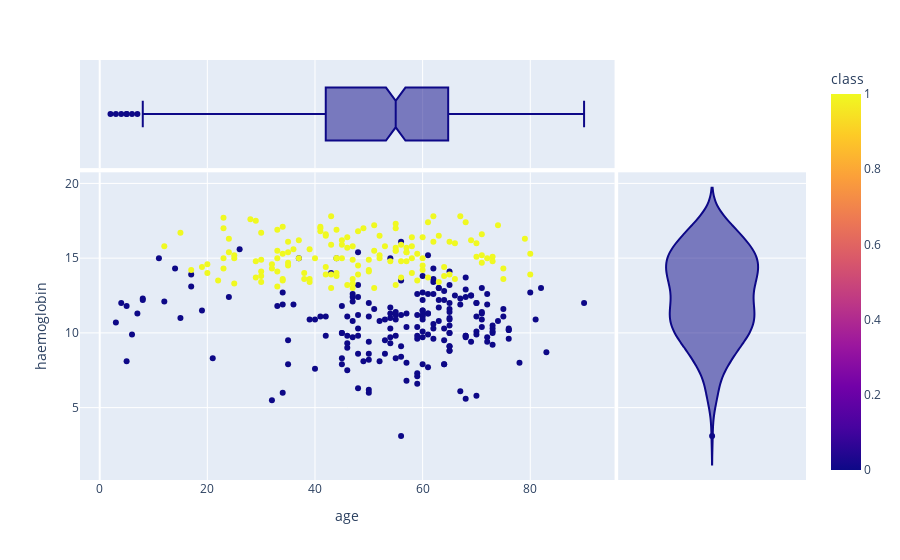

This figure's notebook cell:
### Code cell
px.scatter(df, x="age", y="haemoglobin", color="class", marginal_y="violin", marginal_x="box")

### Figure 1 — Plotly figure (JSON) as saved in the notebook; plotly's stock layout.template omitted (floating-point values rounded to 4 significant figures; data arrays with more than 128 entries replaced by an {"elided": "..."} marker saying what was removed)
{"data": [{"hovertemplate": "age=%{x}<br>haemoglobin=%{y}<br>class=%{marker.color}<extra></extra>", "legendgroup": "", "marker": {"color": {"elided": "400 int values"}, "coloraxis": "coloraxis", "symbol": "circle"}, "mode": "markers", "name": "", "showlegend": false, "type": "scatter", "x": {"elided": "400 int values"}, "xaxis": "x", "y": {"elided": "400 float values"}, "yaxis": "y"}, {"alignmentgroup": "True", "hovertemplate": "age=%{x}<extra></extra>", "legendgroup": "", "marker": {"color": "#0d0887", "symbol": "circle"}, "name": "", "notched": true, "offsetgroup": "", "showlegend": false, "type": "box", "x": {"elided": "400 int values"}, "xaxis": "x3", "yaxis": "y3"}, {"alignmentgroup": "True", "hovertemplate": "haemoglobin=%{y}<extra></extra>", "legendgroup": "", "marker": {"color": "#0d0887", "symbol": "circle"}, "name": "", "offsetgroup": "", "scalegroup": "y", "showlegend": false, "type": "violin", "xaxis": "x2", "y": {"elided": "400 float values"}, "yaxis": "y2"}], "layout": {"coloraxis": {"colorbar": {"title": {"text": "class"}}, "colorscale": [[0, "#0d0887"], [0.1111, "#46039f"], [0.2222, "#7201a8"], [0.3333, "#9c179e"], [0.4444, "#bd3786"], [0.5556, "#d8576b"], [0.6667, "#ed7953"], [0.7778, "#fb9f3a"], [0.8889, "#fdca26"], [1, "#f0f921"]]}, "legend": {"tracegroupgap": 0}, "margin": {"t": 60}, "xaxis": {"anchor": "y", "domain": [0, 0.7363], "title": {"text": "age"}}, "xaxis2": {"anchor": "y2", "domain": [0.7413, 1], "matches": "x2", "showgrid": false, "showline": false, "showticklabels": false, "ticks": ""}, "xaxis3": {"anchor": "y3", "domain": [0, 0.7363], "matches": "x", "showgrid": true, "showticklabels": false}, "xaxis4": {"anchor": "y4", "domain": [0.7413, 1], "matches": "x2", "showgrid": false, "showline": false, "showticklabels": false, "ticks": ""}, "yaxis": {"anchor": "x", "domain": [0, 0.7326], "title": {"text": "haemoglobin"}}, "yaxis2": {"anchor": "x2", "domain": [0, 0.7326], "matches": "y", "showgrid": true, "showticklabels": false}, "yaxis3": {"anchor": "x3", "domain": [0.7426, 1], "matches": "y3", "showgrid": false, "showline": false, "showticklabels": false, "ticks": ""}, "yaxis4": {"anchor": "x4", "domain": [0.7426, 1], "matches": "y3", "showgrid": true, "showline": false, "showticklabels": false, "ticks": ""}}}
